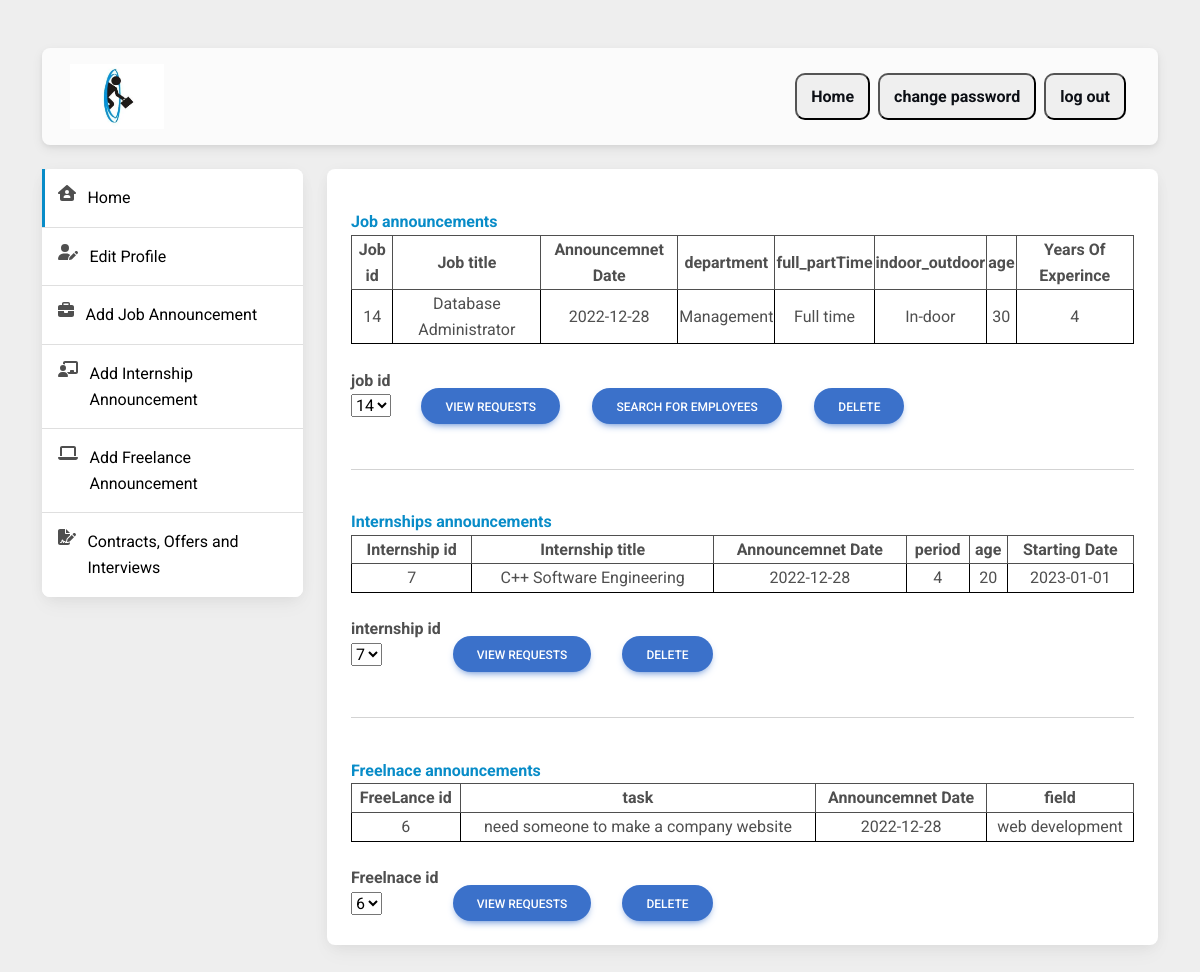
Page /php/homecompany.php?success=loggedin (signed in) on the committed database.
### tables this page shows
CREATE TABLE `job` (
  `id` int(11) NOT NULL,
  `CompanyUserName` varchar(255) NOT NULL,
  `AnnouncemnetDate` date NOT NULL,
  `YearsOfExperince` int(11) NOT NULL,
  `age` int(2) NOT NULL,
  `indoor_outdoor` varchar(255) NOT NULL,
  `full_partTime` varchar(255) NOT NULL,
  `title` varchar(255) NOT NULL,
  `department` varchar(255) NOT NULL,
  `describition` varchar(500) NOT NULL,
  `deleted` tinyint(4) NOT NULL DEFAULT 0
);

CREATE TABLE `intern` (
  `id` int(11) NOT NULL,
  `CompanyUserName` varchar(255) NOT NULL,
  `AnnouncementDate` date NOT NULL,
  `period` int(11) NOT NULL,
  `age` int(2) NOT NULL,
  `StartingDate` date NOT NULL,
  `title` varchar(255) NOT NULL,
  `deleted` tinyint(4) NOT NULL DEFAULT 0
);

CREATE TABLE `freelance` (
  `id` int(11) NOT NULL,
  `CompanyUserName` varchar(255) NOT NULL,
  `AnnouncementDate` date NOT NULL,
  `task` varchar(255) NOT NULL,
  `field` varchar(255) NOT NULL,
  `deleted` tinyint(4) NOT NULL DEFAULT 0
);

### php/homecompany.php (the view, shortened to what this page needs)
<?php
require_once '../includes/database.php';
$sql = "select * from company where UserName=?";
$stmt = mysqli_stmt_init($conn);
if (!mysqli_stmt_prepare($stmt, $sql)) {
  exit();
} else {
  mysqli_stmt_bind_param($stmt, "s", $_SESSION['sessionUser']);
  mysqli_stmt_execute($stmt);
  $result = mysqli_stmt_get_result($stmt);
}
$sql1 = "select * from job where CompanyUserName =? and deleted=0";
$stmt1 = mysqli_stmt_init($conn);
if (!mysqli_stmt_prepare($stmt1, $sql1)) {
} else {
  mysqli_stmt_bind_param($stmt1, "s", $_SESSION['sessionUser']);
  mysqli_stmt_execute($stmt1);
  $result = mysqli_stmt_get_result($stmt1);
}
$sql1 = "select * from intern where CompanyUserName =? and deleted=0";
$stmt1 = mysqli_stmt_init($conn);
if (!mysqli_stmt_prepare($stmt1, $sql1)) {
} else {
  mysqli_stmt_bind_param($stmt1, "s", $_SESSION['sessionUser']);
  mysqli_stmt_execute($stmt1);
  $result1 = mysqli_stmt_get_result($stmt1);
}
$sql1 = "select * from freelance where CompanyUserName =? and deleted=0";
$stmt1 = mysqli_stmt_init($conn);
if (!mysqli_stmt_prepare($stmt1, $sql1)) {
} else {
  mysqli_stmt_bind_param($stmt1, "s", $_SESSION['sessionUser']);
  mysqli_stmt_execute($stmt1);
  $result3 = mysqli_stmt_get_result($stmt1);
}
?>
<!DOCTYPE html>
<html lang="en" style="
    overflow: scroll;
">
<head>
  <link rel="stylesheet" href="https://cdnjs.cloudflare.com/ajax/libs/font-awesome/6.0.0/css/all.min.css" />
  <link rel="stylesheet" href="../css/mdb.min.css" />
  <link rel="stylesheet" href="../css/comphome.css" />
</head>
<body>
  <section style="background-color: #eee;">
    <?php require_once "compnav.php"; ?>
    <?php require_once "companysection.php"; ?>
    <div class="col-lg-9">
      <div class="card mb-4">
        <div class="card-body">
          <form class="sign-in pt-4 " method="post" action="../includes/comhome-inc.php" style=" margin-top: -4%;">
            <?php
      $checked_arr = array();
      $j = 0;
      if (mysqli_num_rows($result) > 0 || mysqli_num_rows($result1) > 0 || mysqli_num_rows($result3) > 0) {
        if (mysqli_num_rows($result) > 0) {
          while ($row = mysqli_fetch_assoc($result)) {
            $checked_arr[$j][0] = $row['id'];
            $checked_arr[$j][1] = $row['title'];
            $checked_arr[$j][2] = $row['AnnouncemnetDate'];
            $checked_arr[$j][3] = $row['department'];
            $checked_arr[$j][4] = $row['full_partTime'];
            $checked_arr[$j][5] = $row['indoor_outdoor'];
            $checked_arr[$j][6] = $row['age'];
            $checked_arr[$j][7] = $row['YearsOfExperince'];
            $j++;
          }
            ?>
            <div><label style=" font-weight:bold;color:#088cc8;margin-top:3%;">Job announcements</label></div>
            <table style="   border: 1px solid black; width:100%">
              <tr>
                <th style=" text-align:center;border: 1px solid; ;"> Job id</th>
                <th style=" text-align:center;border: 1px solid; ;">Job title</th>
                <th style=" text-align:center;border: 1px solid;">Announcemnet Date</th>
                <th style="text-align:center; border: 1px solid; ">department</th>
                <th style="text-align:center; border: 1px solid;">full_partTime</th>
                <th style="text-align:center; border: 1px solid ;">indoor_outdoor</th>
                <th style="text-align:center; border: 1px solid ;">age</th>
                <th style="text-align:center; border: 1px solid ;">Years Of Experince</th>
              </tr>
              <?php
          foreach ($checked_arr as $subAray) {
              ?>
              <tr>
                <td style=" text-align:center;  border: 1px solid black; ">
                  <?php echo $subAray[0]; ?>
                </td>
                <td style="  text-align:center; border: 1px solid black; ">
                  <?php echo $subAray[1]; ?>
                </td>
                <td style=" text-align:center;  border: 1px solid black;">
                  <?php echo $subAray[2]; ?>
                </td>
                <td style=" text-align:center;  border: 1px solid black;">
                  <?php echo $subAray[3]; ?>
                </td>
                <td style=" text-align:center;  border: 1px solid black;">
                  <?php echo $subAray[4]; ?>
                </td>
                <td style=" text-align:center;  border: 1px solid black;">
                  <?php echo $subAray[5]; ?>
                </td>
                <td style=" text-align:center;  border: 1px solid black;">
                  <?php echo $subAray[6]; ?>
                </td>
                <td style=" text-align:center;  border: 1px solid black;">
                  <?php echo $subAray[7]; ?>
                </td>
              </tr>
              <?php
          }
              ?>
            </table>
            <div><label style=" font-weight:bold;margin-top:3%;">job id </label></div>
            <select style="
    margin-right: 80%;
    height: 40%;
   " name="job">
              <?php
          foreach ($checked_arr as $subAray) {
              ?>
              <option value="<?php echo $subAray[0]; ?>">
                <?php echo $subAray[0]; ?>
              </option>
              <?php
          }
              ?>
            </select>
            <div style="margin-left: 9%;
    margin-top: -4%;">
              <button type="submit" style="margin-right:4%;" class="btn btn-primary   rounded-pill" name="submit11">view
                requests</button>
              <button type="submit" style="margin-right:4%" class="btn btn-primary   rounded-pill"
                name="submit21">search for employees</button>
              <button type="submit" style="margin-right:4%" class="btn btn-primary   rounded-pill"
                name="submit1">Delete</button>
            </div>
            <?php
        }
            ?>
            <?php
        $checked_arr = array();
        $j = 0;
        if (mysqli_num_rows($result1) > 0) {
          while ($row = mysqli_fetch_assoc($result1)) {
            $checked_arr[$j][0] = $row['id'];
            $checked_arr[$j][1] = $row['title'];
            $checked_arr[$j][2] = $row['AnnouncementDate'];
            $checked_arr[$j][3] = $row['period'];
            $checked_arr[$j][4] = $row['age'];
            $checked_arr[$j][5] = $row['StartingDate'];
            $j++;
          }
            ?>
            <hr style='margin-top: 45px;'>
            <div><label style=" font-weight:bold;color:#088cc8;margin-top:3%;">Internships announcements</label></div>
            <table style="   border: 1px solid black; width:100% ">
              <tr>
                <th style=" text-align:center;border: 1px solid; ;"> Internship id</th>
                <th style=" text-align:center;border: 1px solid; ;">Internship title</th>
                <th style=" text-align:center;border: 1px solid;">Announcemnet Date</th>
                <th style="text-align:center; border: 1px solid; ">period</th>
                <th style="text-align:center; border: 1px solid;">age</th>
                <th style="text-align:center; border: 1px solid ">Starting Date</th>
              </tr>
              <?php
          foreach ($checked_arr as $subAray) {
              ?>
              <tr>
                <td style=" text-align:center;  border: 1px solid black; ">
                  <?php echo $subAray[0]; ?>
                </td>
                <td style="  text-align:center; border: 1px solid black; ">
                  <?php echo $subAray[1]; ?>
                </td>
                <td style=" text-align:center;  border: 1px solid black;">
                  <?php echo $subAray[2]; ?>
                </td>
                <td style=" text-align:center;  border: 1px solid black;">
                  <?php echo $subAray[3]; ?>
                </td>
                <td style=" text-align:center;  border: 1px solid black;">
                  <?php echo $subAray[4]; ?>
                </td>
                <td style=" text-align:center;  border: 1px solid black;">
                  <?php echo $subAray[5]; ?>
                </td>
              </tr>
              <?php
          }
              ?>
            </table>
            <div><label style=" font-weight:bold;margin-top:3%;">internship id</label></div>
            <select style="
    margin-right: 80%;
    height: 40%;
   " name="intern">
              <?php
          foreach ($checked_arr as $subAray) {
              ?>
              <option value="<?php echo $subAray[0]; ?>">
                <?php echo $subAray[0]; ?>
              </option>
              <?php
          }
              ?>
            </select>
            <div style="margin-left: 13%;
    margin-top: -4%;">
              <button type="submit" style="margin-right:4%;" class="btn btn-primary   rounded-pill" name="submit12">view
                requests</button>
              <button type="submit" style="margin-right:4%;" class="btn btn-primary   rounded-pill"
                name="submit2">Delete</button>
            </div>
            <?php
        }
            ?>
            <?php
        $checked_arr = array();
        $j = 0;
        if (mysqli_num_rows($result3) > 0) {
          while ($row = mysqli_fetch_assoc($result3)) {
            $checked_arr[$j][0] = $row['id'];
            $checked_arr[$j][1] = $row['task'];
            $checked_arr[$j][2] = $row['AnnouncementDate'];
            $checked_arr[$j][3] = $row['field'];
            $j++;
          }
            ?>
            <hr style='margin-top: 45px;'>
            <div><label style=" font-weight:bold;color:#088cc8;margin-top:3%;">Freelnace announcements</label></div>
            <table style="   border: 1px solid black; width:100%">
              <tr>
                <th style=" text-align:center;border: 1px solid; ;"> FreeLance id</th>
                <th style=" text-align:center;border: 1px solid; ;">task</th>
                <th style=" text-align:center;border: 1px solid;">Announcemnet Date</th>
                <th style="text-align:center; border: 1px solid; ">field</th>
              </tr>
              <?php
          foreach ($checked_arr as $subAray) {
              ?>
              <tr>
                <td style=" text-align:center;  border: 1px solid black; ">
                  <?php echo $subAray[0]; ?>
                </td>
                <td style="  text-align:center; border: 1px solid black; ">
                  <?php echo $subAray[1]; ?>
                </td>
                <td style=" text-align:center;  border: 1px solid black;">
                  <?php echo $subAray[2]; ?>
                </td>
                <td style=" text-align:center;  border: 1px solid black;">
                  <?php echo $subAray[3]; ?>
                </td>
              </tr>
              <?php
          }
              ?>
            </table>
            <div><label style=" font-weight:bold;margin-top:3%;">Freelnace id</label></div>
            <select style="
    margin-right: 80%;
    height: 40%;
   " name="free">
              <?php
          foreach ($checked_arr as $subAray) {
              ?>
              <option value="<?php echo $subAray[0]; ?>">
                <?php echo $subAray[0]; ?>
              </option>
              <?php
          }
              ?>
            </select>
            <div style="margin-left: 13%;
    margin-top: -4%;">
              <button type="submit" style="margin-right:4%;" class="btn btn-primary   rounded-pill" name="submit13">view
                requests</button>
              <button type="submit" style="margin-right:4%;" class="btn btn-primary   rounded-pill"
                name="submit3">Delete</button>
            </div>
            <?php
        }
      } else {
        echo "<div><img src='../img/comp.png'></div>";
      }
            ?>
          </form>
        </div>
      </div>
    </div>
    </div>
  </section>
</body>
</html>

### php/compnav.php (shortened to what this page needs)
<div class="container py-5">
  <div class="row">
    <div class="col">
    <nav aria-label="breadcrumb" class="navbar navbar-expand-lg navbar-light bg-light rounded-3 p-3 mb-4" style="width: 100%;">
  <div class="container-fluid">
  <img src="../img/logo.png" alt="" style="    width: 94px;">
    <div class="collapse navbar-collapse" id="navbarRightAlignExample">
      <ul class="navbar-nav ms-auto mb-2 mb-lg-0">
        <li class="nav-item">
        <button class="jj"style="border-radius:10px; margin-left:4px;  margin-right: 4px">   <a class="nav-link"  href="homecompany.php"   style="    font-weight: bolder;
    color: #0c0f15;">Home</a></button></li>
        <li class="nav-item">
        <button class="jj"style="border-radius:10px; margin-left:4px;  margin-right: 4px">   <a class="nav-link "
          href="changepassword.php"style="    font-weight: bolder;
    color: #0c0f15;">change password</a></button></li>
          <li class="nav-item">
          <button class="jj"style="border-radius:10px; margin-left:4px;  margin-right: 4px"> <a class="nav-link "
          href="../includes/logout-inc.php"style="    font-weight: bolder;
    color: #0c0f15;">log out</a></button></li>
      </ul>
    </div>
  </div>
</nav>
    </div>
  </div>

### php/companysection.php (shortened to what this page needs)
<link rel="stylesheet" href="../css/section.css" />
<div class="row">
        <div class="col-lg-3" >
          <div class="card mb-4 mb-lg-0">
            <div class="card-body p-0">
              <ul class="list-group list-group-flush rounded-3">
                <li class="list-group-item d-flex  p-3">
                <i class="fa-solid fa-house-user" style="margin-right:5%;"></i>
                  <a href="homecompany.php" style="color: black;">Home</a>
                </li>
                <li class="list-group-item d-flex  p-3">
                <i class="fa-solid fa-user-pen"style="margin-right:5%;"></i>
                  <a href="companyprofile.php" style="color: black;">Edit Profile</a>
                </li>
                <li class="list-group-item d-flex  p-3">
                <i class="fa-solid fa-briefcase" style="margin-right:5%;"></i>
                  <a href="addjob.php" style="color: black;"> Add Job Announcement</a>
                </li>
                <li class="list-group-item d-flex   p-3">
                <i class="fa-solid fa-chalkboard-user"style="margin-right:5%;"></i>
                  <a href="addintern.php" style="color: black;">Add Internship Announcement</a>
                </li>
                <li class="list-group-item d-flex   p-3">
                <i class="fa-solid fa-laptop"style="margin-right:5%;"></i>
                  <a href="addfreelance.php" style="color: black;">Add Freelance Announcement</a>
                </li>
                <li class="list-group-item d-flex   p-3">
                <i class="fa-solid fa-file-signature"style="margin-right:5%;"></i>
                  <a href="myinfos.php" style="color: black;">Contracts, Offers and Interviews</a>
                </li>
              </ul>
            </div>
          </div>
        </div>

### css/section.css (style rules this page uses)
.list-group-item { position:relative; }

### php/homecompany.php (style rules this page uses)
.list-group-item:first-child::before { content: ""; height: 100%; width: 1%; background-color: #088cc8; ; position: absolute; top: 0; left: 0; }

### rows in the picture
job: id "14", title "Database Administrator", AnnouncemnetDate "2022-12-28", department "Management", full_partTime "Full time", indoor_outdoor "In-door", age "30", YearsOfExperince "4"
intern: id "7", title "C++ Software Engineering", AnnouncementDate "2022-12-28", period "4", age "20", StartingDate "2023-01-01"
freelance: id "6", task "need someone to make a company website", AnnouncementDate "2022-12-28", field "web development"

### other values in the picture
form field job "14"
form field intern "7"
form field free "6"
